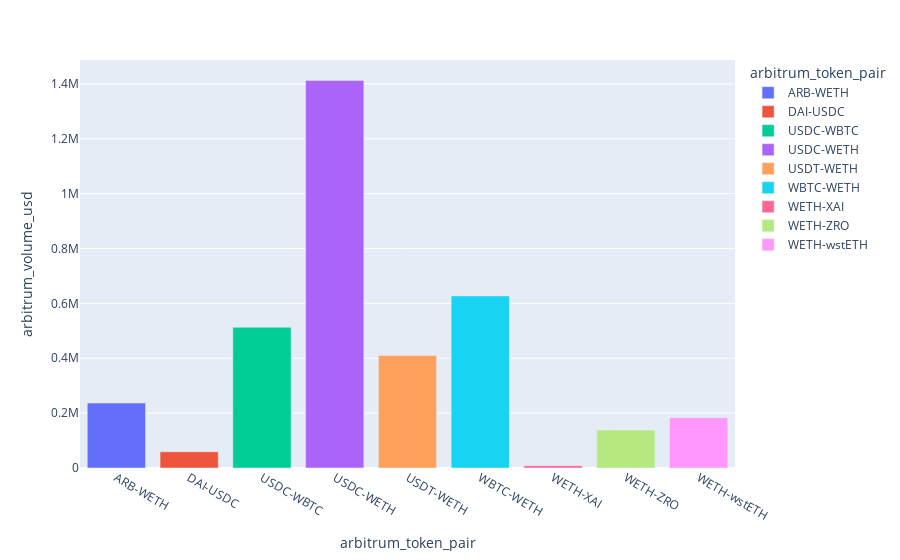

The cell this chart's notebook holds for it:
### Code cell
agg_tp_vol_graph = px.bar(aggregated_arb_tp, x=aggregated_arb_tp.index, y='arbitrum_volume_usd', color=aggregated_arb_tp.index)
agg_tp_vol_graph.show()

### Figure 1 — Plotly figure (JSON) as saved in the notebook; plotly's stock layout.template omitted (floating-point values rounded to 4 significant figures)
{"data": [{"alignmentgroup": "True", "hovertemplate": "arbitrum_token_pair=%{x}<br>arbitrum_volume_usd=%{y}<extra></extra>", "legendgroup": "ARB-WETH", "marker": {"color": "#636efa", "pattern": {"shape": ""}}, "name": "ARB-WETH", "offsetgroup": "ARB-WETH", "orientation": "v", "showlegend": true, "textposition": "auto", "type": "bar", "x": ["ARB-WETH"], "xaxis": "x", "y": [236700.0], "yaxis": "y"}, {"alignmentgroup": "True", "hovertemplate": "arbitrum_token_pair=%{x}<br>arbitrum_volume_usd=%{y}<extra></extra>", "legendgroup": "DAI-USDC", "marker": {"color": "#EF553B", "pattern": {"shape": ""}}, "name": "DAI-USDC", "offsetgroup": "DAI-USDC", "orientation": "v", "showlegend": true, "textposition": "auto", "type": "bar", "x": ["DAI-USDC"], "xaxis": "x", "y": [59240.0], "yaxis": "y"}, {"alignmentgroup": "True", "hovertemplate": "arbitrum_token_pair=%{x}<br>arbitrum_volume_usd=%{y}<extra></extra>", "legendgroup": "USDC-WBTC", "marker": {"color": "#00cc96", "pattern": {"shape": ""}}, "name": "USDC-WBTC", "offsetgroup": "USDC-WBTC", "orientation": "v", "showlegend": true, "textposition": "auto", "type": "bar", "x": ["USDC-WBTC"], "xaxis": "x", "y": [513000.0], "yaxis": "y"}, {"alignmentgroup": "True", "hovertemplate": "arbitrum_token_pair=%{x}<br>arbitrum_volume_usd=%{y}<extra></extra>", "legendgroup": "USDC-WETH", "marker": {"color": "#ab63fa", "pattern": {"shape": ""}}, "name": "USDC-WETH", "offsetgroup": "USDC-WETH", "orientation": "v", "showlegend": true, "textposition": "auto", "type": "bar", "x": ["USDC-WETH"], "xaxis": "x", "y": [1413000.0], "yaxis": "y"}, {"alignmentgroup": "True", "hovertemplate": "arbitrum_token_pair=%{x}<br>arbitrum_volume_usd=%{y}<extra></extra>", "legendgroup": "USDT-WETH", "marker": {"color": "#FFA15A", "pattern": {"shape": ""}}, "name": "USDT-WETH", "offsetgroup": "USDT-WETH", "orientation": "v", "showlegend": true, "textposition": "auto", "type": "bar", "x": ["USDT-WETH"], "xaxis": "x", "y": [410500.0], "yaxis": "y"}, {"alignmentgroup": "True", "hovertemplate": "arbitrum_token_pair=%{x}<br>arbitrum_volume_usd=%{y}<extra></extra>", "legendgroup": "WBTC-WETH", "marker": {"color": "#19d3f3", "pattern": {"shape": ""}}, "name": "WBTC-WETH", "offsetgroup": "WBTC-WETH", "orientation": "v", "showlegend": true, "textposition": "auto", "type": "bar", "x": ["WBTC-WETH"], "xaxis": "x", "y": [627400.0], "yaxis": "y"}, {"alignmentgroup": "True", "hovertemplate": "arbitrum_token_pair=%{x}<br>arbitrum_volume_usd=%{y}<extra></extra>", "legendgroup": "WETH-XAI", "marker": {"color": "#FF6692", "pattern": {"shape": ""}}, "name": "WETH-XAI", "offsetgroup": "WETH-XAI", "orientation": "v", "showlegend": true, "textposition": "auto", "type": "bar", "x": ["WETH-XAI"], "xaxis": "x", "y": [8609.0], "yaxis": "y"}, {"alignmentgroup": "True", "hovertemplate": "arbitrum_token_pair=%{x}<br>arbitrum_volume_usd=%{y}<extra></extra>", "legendgroup": "WETH-ZRO", "marker": {"color": "#B6E880", "pattern": {"shape": ""}}, "name": "WETH-ZRO", "offsetgroup": "WETH-ZRO", "orientation": "v", "showlegend": true, "textposition": "auto", "type": "bar", "x": ["WETH-ZRO"], "xaxis": "x", "y": [138700.0], "yaxis": "y"}, {"alignmentgroup": "True", "hovertemplate": "arbitrum_token_pair=%{x}<br>arbitrum_volume_usd=%{y}<extra></extra>", "legendgroup": "WETH-wstETH", "marker": {"color": "#FF97FF", "pattern": {"shape": ""}}, "name": "WETH-wstETH", "offsetgroup": "WETH-wstETH", "orientation": "v", "showlegend": true, "textposition": "auto", "type": "bar", "x": ["WETH-wstETH"], "xaxis": "x", "y": [183200.0], "yaxis": "y"}], "layout": {"barmode": "relative", "legend": {"title": {"text": "arbitrum_token_pair"}, "tracegroupgap": 0}, "margin": {"t": 60}, "xaxis": {"anchor": "y", "categoryarray": ["ARB-WETH", "DAI-USDC", "USDC-WBTC", "USDC-WETH", "USDT-WETH", "WBTC-WETH", "WETH-XAI", "WETH-ZRO", "WETH-wstETH"], "categoryorder": "array", "domain": [0, 1], "title": {"text": "arbitrum_token_pair"}}, "yaxis": {"anchor": "x", "domain": [0, 1], "title": {"text": "arbitrum_volume_usd"}}}}
